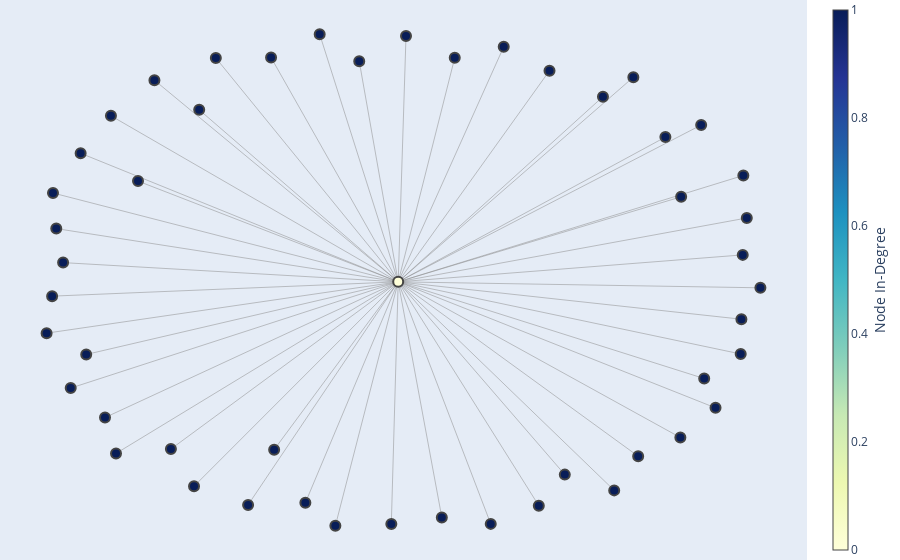

Notebook source saved alongside this figure:
### Markdown cell above
Visualize the graph for the top 50 recipients based on in-degree centrality.
In-degree centrality measures the number of incoming edges from a node (individual), indicating its influence in terms of receiving emails.

### Code cell
# Create lists of email interactions for authors and recipients
edges = []
author_index, email_index, tag_index = 0, 1, 2
for row in df.iter_rows():
    if row[tag_index] == 'author':
        author_email = row[email_index]
    elif row[tag_index] == 'recipient':
        recipient_email = row[email_index]
        edges.append((author_email, recipient_email))

# Build the directed graph
G = nx.MultiDiGraph()
G.add_edges_from(edges)

# Calculate in-degree centrality
in_degree_centrality = nx.in_degree_centrality(G)

# Identify top 50 nodes based on in-degree centrality
top_50_in_degree = sorted(in_degree_centrality.items(), key=lambda x: x[1], reverse=False)[:50] # modify the top X number as required.
top_50_nodes_by_in_degree = [node for node, _ in top_50_in_degree]

# Create a subgraph with the top 50 nodes
H_sub = G.subgraph(top_50_nodes_by_in_degree)

# Create a new MultiDiGraph based on the subgraph
H = nx.MultiDiGraph()
H.add_nodes_from(H_sub.nodes(data=True))
H.add_edges_from(H_sub.edges(keys=True, data=True))

# Remove nodes with 0 connections from the new graph
nodes_with_no_edges = [n for n, d in H.degree() if d == 0]
H.remove_nodes_from(nodes_with_no_edges)

# Layout for the graph
pos = nx.spring_layout(H, seed = 42)

# Hover text to mention # of Connections
in_degrees = dict(H.in_degree())
hover_texts = [f'Node: {node}<br># of Connections: {in_degrees[node]}' for node in H.nodes()]

# Extract edge positions and prepare hover text for edges
edge_x = []
edge_y = []
edge_hover_text = []
for edge in H.edges():
    x0, y0 = pos[edge[0]]
    x1, y1 = pos[edge[1]]
    edge_x.extend([x0, x1, None])
    edge_y.extend([y0, y1, None])
    # Display the connected nodes in the hover text
    edge_hover_text.extend([f'{edge[0]} - {edge[1]}', f'{edge[0]} - {edge[1]}', None])

edge_trace = go.Scatter(x=edge_x, y=edge_y, line=dict(width=0.5, color='#888'), hoverinfo='text', mode='lines',
                        text=edge_hover_text)

node_x = [pos[node][0] for node in H.nodes()]
node_y = [pos[node][1] for node in H.nodes()]

node_color = [in_degrees[node] for node in H.nodes()]
node_trace = go.Scatter(x=node_x, y=node_y, mode='markers', hoverinfo='text', text=[f'Node: {node}<br># of Incoming Connections: {in_degrees[node]}' for node in H.nodes()],
                        marker=dict(showscale=True, colorscale='YlGnBu', color=node_color, size=10,
                                    colorbar=dict(thickness=15, title='Node In-Degree', xanchor='left', titleside='right'), line_width=2))

fig = go.Figure(data=[edge_trace, node_trace], layout=go.Layout(showlegend=False, hovermode='closest',
                                                                margin=dict(b=0, l=0, r=0, t=0),
                                                                xaxis=dict(showgrid=False, zeroline=False, showticklabels=False),
                                                                yaxis=dict(showgrid=False, zeroline=False, showticklabels=False)))

fig.show()

### Figure 1 — Plotly figure (JSON) as saved in the notebook; plotly's stock layout.template omitted (floating-point values rounded to 4 significant figures; data arrays with more than 128 entries replaced by an {"elided": "..."} marker saying what was removed)
{"data": [{"hoverinfo": "text", "line": {"color": "#888", "width": 0.5}, "mode": "lines", "text": {"elided": "147 str values"}, "type": "scatter", "x": {"elided": "147 float values"}, "y": {"elided": "147 float values"}}, {"hoverinfo": "text", "marker": {"color": [1, 1, 1, 1, 1, 1, 1, 1, 1, 1, 1, 1, 0, 1, 1, 1, 1, 1, 1, 1, 1, 1, 1, 1, 1, 1, 1, 1, 1, 1, 1, 1, 1, 1, 1, 1, 1, 1, 1, 1, 1, 1, 1, 1, 1, 1, 1, 1, 1, 1], "colorbar": {"thickness": 15, "title": {"side": "right", "text": "Node In-Degree"}, "xanchor": "left"}, "colorscale": [[0, "rgb(255,255,217)"], [0.125, "rgb(237,248,177)"], [0.25, "rgb(199,233,180)"], [0.375, "rgb(127,205,187)"], [0.5, "rgb(65,182,196)"], [0.625, "rgb(29,145,192)"], [0.75, "rgb(34,94,168)"], [0.875, "rgb(37,52,148)"], [1, "rgb(8,29,88)"]], "line": {"width": 2}, "showscale": true, "size": 10}, "mode": "markers", "text": ["Node: ebarna@trucking.org<br># of Incoming Connections: 1", "Node: xxxxxxxxxxxx@live.com<br># of Incoming Connections: 1", "Node: mjaczewski@toltecinv.com<br># of Incoming Connections: 1", "Node: jkevlin@reubenlaw.com<br># of Incoming Connections: 1", "Node: xxxxxxxxx@hotmail.com<br># of Incoming Connections: 1", "Node: renee@klafters.com<br># of Incoming Connections: 1", "Node: kwagstaff@mashable.com<br># of Incoming Connections: 1", "Node: vicki@cignot.com<br># of Incoming Connections: 1", "Node: matt.barbet@freuds.com<br># of Incoming Connections: 1", "Node: xxxxxxxxxxxxxxx@hotmail.com<br># of Incoming Connections: 1", "Node: jordanminor2398@gmail.com<br># of Incoming Connections: 1", "Node: suzanne.davis@gfk.com<br># of Incoming Connections: 1", "Node: crice@juul.com<br># of Incoming Connections: 0", "Node: ssun@rwsops.com<br># of Incoming Connections: 1", "Node: jon@thehenley.com<br># of Incoming Connections: 1", "Node: jason@exposuresecurity.com<br># of Incoming Connections: 1", "Node: xxxxxxxxxxxxxxxxxx@gmail.com<br># of Incoming Connections: 1", "Node: david@orhmarketing.com<br># of Incoming Connections: 1", "Node: jglow@glowindustries.com<br># of Incoming Connections: 1", "Node: denis.fichot@jti.com<br># of Incoming Connections: 1", "Node: ted.rydesky@citi.com<br># of Incoming Connections: 1", "Node: shaun_farrier@yahoo.com<br># of Incoming Connections: 1", "Node: trey.stevens@insightpool.com<br># of Incoming Connections: 1", "Node: rebecca.altmann@bain.com<br># of Incoming Connections: 1", "Node: michaelcollins@frankpr.it<br># of Incoming Connections: 1", "Node: mkehaya@aointl.com<br># of Incoming Connections: 1", "Node: rob@cannmg.com<br># of Incoming Connections: 1", "Node: fzeng@rwsops.com<br># of Incoming Connections: 1", "Node: jacob@jgfund.com<br># of Incoming Connections: 1", "Node: lisa@vaporroadflorida.com<br># of Incoming Connections: 1", "Node: dfoster@counterpointstrategies.com<br># of Incoming Connections: 1", "Node: klawlor@ddcpublicaffairs.com<br># of Incoming Connections: 1", "Node: brian_steele@blumenthal.senate.gov<br># of Incoming Connections: 1", "Node: jsilvan@globalstrategygroup.com<br># of Incoming Connections: 1", "Node: samantha@lolacreativeagency.com<br># of Incoming Connections: 1", "Node: xxxxxxx@verizon.net<br># of Incoming Connections: 1", "Node: vince@joma.io<br># of Incoming Connections: 1", "Node: julie.gunlock@iwf.org<br># of Incoming Connections: 1", "Node: amani.kessi@jti.com<br># of Incoming Connections: 1", "Node: violaine.guerillot@jti.com<br># of Incoming Connections: 1", "Node: graemeanthony@mancfrank.com<br># of Incoming Connections: 1", "Node: damonkelly@frankpr.it<br># of Incoming Connections: 1", "Node: pcurrier@afa.org<br># of Incoming Connections: 1", "Node: uriel@uwm.edu<br># of Incoming Connections: 1", "Node: adam.f@namastetechnologies.com<br># of Incoming Connections: 1", "Node: jhurwitz@gnln.com<br># of Incoming Connections: 1", "Node: andrewbloch@frankpr.it<br># of Incoming Connections: 1", "Node: courtney.snowden@gmail.com<br># of Incoming Connections: 1", "Node: kory@namastetechnologies.com<br># of Incoming Connections: 1", "Node: michael.sibarium@pillsburylaw.com<br># of Incoming Connections: 1"], "type": "scatter", "x": [0.02316, 0.7331, -0.557, -0.8674, 0.1566, -0.6654, 0.8703, -0.8006, -0.7103, 0.4577, 0.3866, -0.8521, 0.001761, -0.9154, 0.2551, 0.6585, -0.4973, 0.831, -0.4091, 0.8393, -0.9454, -0.7844, -0.1048, -0.3377, 0.1212, 0.9464, 0.6454, 0.2906, -0.8945, -0.9605, -0.2523, 0.9392, -0.5428, -0.3462, -0.2131, 0.774, -0.943, 0.4159, 0.593, -0.01705, 0.9559, -0.1702, -0.6203, 0.5622, 0.9931, -0.9341, 0.9447, 0.9411, 0.7762, -0.7705], "y": [0.9926, 0.5865, -0.8174, 0.5215, 0.9057, 0.8153, -0.5022, -0.5412, 0.4097, -0.7706, -0.8955, -0.2876, 0.004457, 0.08182, -0.9687, -0.6967, 0.9046, 0.635, -0.8923, -0.3843, -0.05302, 0.6721, 0.8915, -0.6702, -0.9426, 0.4322, 0.8273, 0.9497, -0.4226, -0.2019, -0.8839, -0.2855, 0.6962, 0.9063, 1, -0.6215, 0.3617, 0.8536, -0.834, -0.9694, 0.2613, -0.9762, -0.6678, 0.7491, -0.01953, 0.2186, 0.1129, -0.1458, 0.3464, -0.6855]}], "layout": {"hovermode": "closest", "margin": {"b": 0, "l": 0, "r": 0, "t": 0}, "showlegend": false, "xaxis": {"showgrid": false, "showticklabels": false, "zeroline": false}, "yaxis": {"showgrid": false, "showticklabels": false, "zeroline": false}}}
